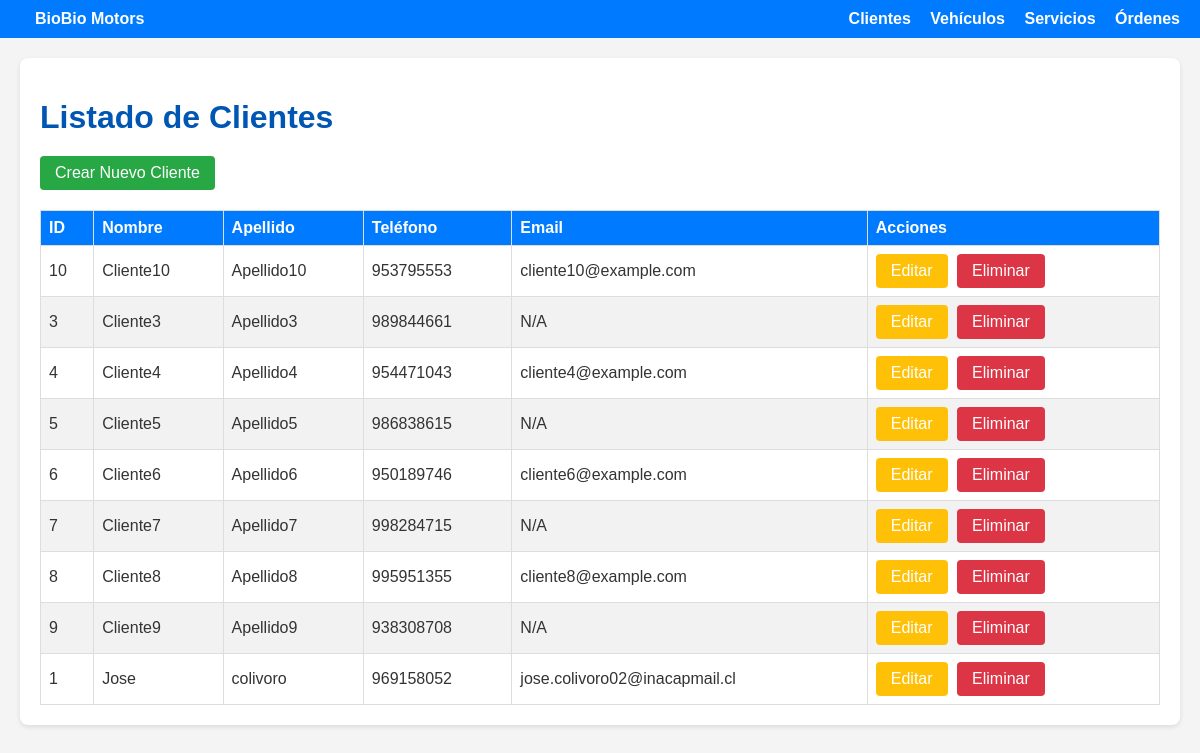
/gestion/clientes/, run on an earlier commit of the app's database.
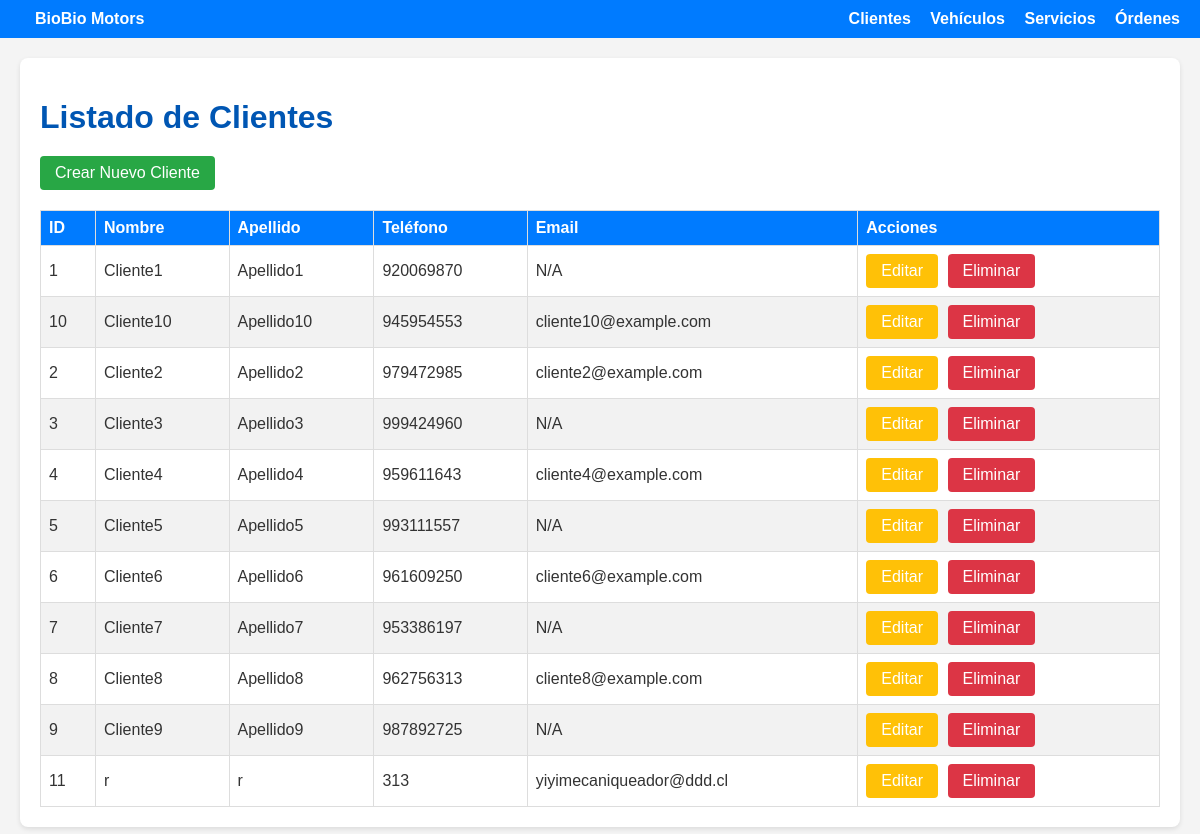
And on a later commit of the database.
### gestion/models.py (models this page shows, shortened)
class Cliente(models.Model):
    nombre = models.CharField(max_length=100, verbose_name="Nombre") # Nombre del cliente,verbose_name sirve para
    apellido = models.CharField(max_length=100, verbose_name="Apellido") # Apellido del cliente
    telefono = models.CharField(max_length=15, verbose_name="Teléfono") # Número de teléfono del cliente
    email = models.EmailField(blank=True, null=True, verbose_name="Email") # Email del cliente (opcional)
    class Meta:
        verbose_name = "Cliente"
        verbose_name_plural = "Clientes"
        ordering = ['apellido', 'nombre'] # Ordenar clientes por apellido y luego por nombre

### gestion/views.py (the view)
# urls.py: path('clientes/', views.cliente_list, name='cliente_list'), # Lista todos los clientes
def cliente_list(request):
    clientes = Cliente.objects.all()
    return render(request, 'gestion/cliente_list.html', {'clientes': clientes, 'titulo': 'Listado de Clientes'})

### gestion/templates/gestion/cliente_list.html (shortened to what this page needs)
{% extends 'gestion/base.html' %}
{% block content %}
    <h1>{{ titulo }}</h1>
    <p><a href="{% url 'cliente_create' %}" class="btn btn-success">Crear Nuevo Cliente</a></p>
    {% if clientes %}
        <table>
            <thead>
                <tr>
                    <th>ID</th>
                    <th>Nombre</th>
                    <th>Apellido</th>
                    <th>Teléfono</th>
                    <th>Email</th>
                    <th>Acciones</th>
                </tr>
            </thead>
            <tbody>
                {% for cliente in clientes %}
                <tr>
                    <td>{{ cliente.id }}</td>
                    <td>{{ cliente.nombre }}</td>
                    <td>{{ cliente.apellido }}</td>
                    <td>{{ cliente.telefono }}</td>
                    <td>{{ cliente.email|default:"N/A" }}</td>
                    <td class="actions">
                        <a href="{% url 'cliente_update' cliente.pk %}" class="btn btn-warning">Editar</a>
                        <a href="{% url 'cliente_delete' cliente.pk %}" class="btn btn-danger">Eliminar</a>
                    </td>
                </tr>
                {% endfor %}
            </tbody>
        </table>
    {% else %}
        <p>No hay clientes registrados.</p>
    {% endif %}
{% endblock %}

### gestion/templates/gestion/base.html (shortened to what this page needs)
<!DOCTYPE html>
<html lang="es">
<head>
</head>
<body>
    <nav class="navbar">
        <div>
            <a href="{% url 'home' %}">BioBio Motors</a>
        </div>
        <div>
            <a href="{% url 'cliente_list' %}">Clientes</a>
            <a href="{% url 'vehiculo_list' %}">Vehículos</a>
            <a href="{% url 'servicio_list' %}">Servicios</a>
            <a href="{% url 'orden_reparacion_list' %}">Órdenes</a>
        </div>
    </nav>
    <div class="container">
        {% block content %}
        {% endblock %}
    </div>
</body>
</html>

### gestion/templates/gestion/base.html (style rules this page uses)
body { font-family: Arial, sans-serif; margin: 0; background-color: #f4f4f4; color: #333; }
.navbar { background-color: #007bff; padding: 10px 20px; color: white; display: flex; justify-content: space-between; align-items: center; }
.navbar a { color: white; text-decoration: none; margin-left: 15px; font-weight: bold; }
.container { margin: 20px; padding: 20px; background-color: #fff; border-radius: 8px; box-shadow: 0 2px 5px rgba(0,0,0,0.1); }
h1 { color: #0056b3; margin-bottom: 20px; }
table { width: 100%; border-collapse: collapse; margin-top: 20px; }
th, td { border: 1px solid #ddd; padding: 8px; text-align: left; }
th { background-color: #007bff; color: white; }
tr:nth-child(even) { background-color: #f2f2f2; }
.btn { display: inline-block; padding: 8px 15px; margin-right: 5px; border-radius: 4px; text-decoration: none; color: white; background-color: #007bff; border: none; cursor: pointer; }
.btn-success { background-color: #28a745; }
.btn-warning { background-color: #ffc107; }
.btn-danger { background-color: #dc3545; }
.actions a { margin-right: 5px; }

What changed in the data, as far as the page shows it:
changed Cliente id 1: nombre "Jose" → "Cliente1"; apellido "colivoro" → "Apellido1"; telefono "969158052" → "920069870"; email "jose.colivoro02@inacapmail.cl" → "N/A"; moves up the list
changed Cliente "Cliente10": telefono "953795553" → "945954553"
added Cliente: id "2", nombre "Cliente2", apellido "Apellido2", telefono "979472985", email "cliente2@example.com"
changed Cliente "Cliente3": telefono "989844661" → "999424960"
changed Cliente "Cliente4": telefono "954471043" → "959611643"
changed Cliente "Cliente5": telefono "986838615" → "993111557"
changed Cliente "Cliente6": telefono "950189746" → "961609250"
changed Cliente "Cliente7": telefono "998284715" → "953386197"
changed Cliente "Cliente8": telefono "995951355" → "962756313"
changed Cliente "Cliente9": telefono "938308708" → "987892725"
added Cliente: id "11", nombre "r", apellido "r", telefono "313", email "yiyimecaniqueador@ddd.cl"
